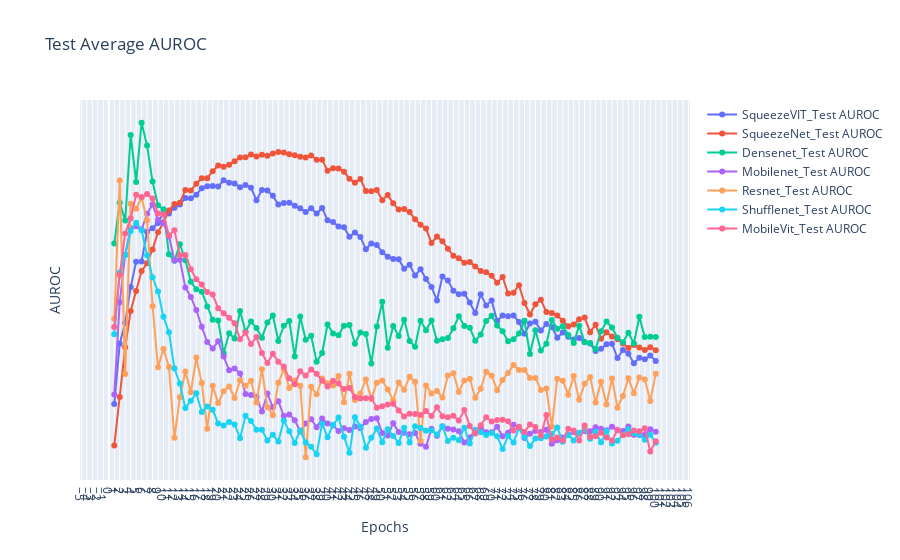

The code cell stored with this chart in its notebook:
### Code cell
fig = go.Figure()
for exps in test_auroc_data.keys():
    # plt.plot(epochs, loss_data[exps][0], label=exps + 'Train Loss', marker='o')
    # plt.plot(epochs, loss_data[exps][1], label=exps + 'Validation Loss', marker='o')
    # fig.add_trace(go.Scatter(x=epochs, y=auroc_data[exps][0], mode='lines+markers', name=exps + '_Train Loss'))
    fig.add_trace(go.Scatter(x=epochs, y=test_auroc_data[exps], mode='lines+markers', name=exps + '_Test AUROC'))
# fig.add_trace(go.Scatter(x=epochs, y=train_loss, mode='lines+markers', name='Train Loss'))
# fig.add_trace(go.Scatter(x=epochs, y=val_loss, mode='lines+markers', name='Validation Loss'))

fig.update_layout(
    title='Test Average AUROC',
    xaxis_title='Epochs',
    yaxis_title='AUROC',
    xaxis=dict(tickmode='linear'),
    yaxis=dict(tickmode='linear'),
    # legend=dict(x=0, y=1),
    # grid=dict(),
)

fig.show()
